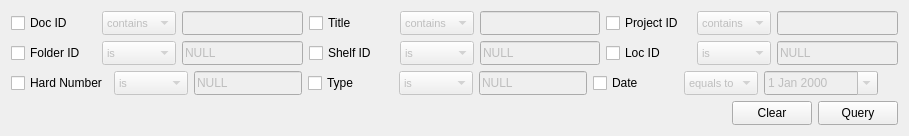
       <widget class="QWidget" name="pageDocument">
        <layout class="QVBoxLayout" name="verticalLayout_5">
         <item>
          <layout class="QVBoxLayout" name="verticalLayout">
           <item>
            <layout class="QHBoxLayout" name="horizontalLayout_3">
             <item>
              <layout class="QHBoxLayout" name="horizontalLayout_2">
               <item>
                <widget class="QCheckBox" name="checkBox0doc_id">
                 <property name="minimumSize">
                  <size>
                   <width>85</width>
                   <height>0</height>
                  </size>
                 </property>
                 <property name="text">
                  <string>Doc ID</string>
                 </property>
                </widget>
               </item>
               <item>
                <widget class="QComboBox" name="comboBox0doc_id">
                 <property name="enabled">
                  <bool>false</bool>
                 </property>
                 <property name="minimumSize">
                  <size>
                   <width>0</width>
                   <height>24</height>
                  </size>
                 </property>
                 <property name="font">
                  <font>
                   <pointsize>8</pointsize>
                  </font>
                 </property>
                 <property name="editable">
                  <bool>false</bool>
                 </property>
                 <item>
                  <property name="text">
                   <string>contains</string>
                  </property>
                 </item>
                 <item>
                  <property name="text">
                   <string>equals to</string>
                  </property>
                 </item>
                </widget>
               </item>
               <item>
                <widget class="QLineEdit" name="lineEdit0doc_id">
                 <property name="enabled">
                  <bool>false</bool>
                 </property>
                 <property name="minimumSize">
                  <size>
                   <width>0</width>
                   <height>24</height>
                  </size>
                 </property>
                 <property name="font">
                  <font>
                   <pointsize>9</pointsize>
                  </font>
                 </property>
                </widget>
               </item>
              </layout>
             </item>
             <item>
              <layout class="QHBoxLayout" name="horizontalLayout_5">
               <item>
                <widget class="QCheckBox" name="checkBox0doc_title">
                 <property name="minimumSize">
                  <size>
                   <width>85</width>
                   <height>0</height>
                  </size>
                 </property>
                 <property name="text">
                  <string>Title</string>
                 </property>
                </widget>
               </item>
               <item>
                <widget class="QComboBox" name="comboBox0doc_title">
                 <property name="enabled">
                  <bool>false</bool>
                 </property>
                 <property name="minimumSize">
                  <size>
                   <width>0</width>
                   <height>24</height>
                  </size>
                 </property>
                 <property name="font">
                  <font>
                   <pointsize>8</pointsize>
                  </font>
                 </property>
                 <property name="editable">
                  <bool>false</bool>
                 </property>
                 <item>
                  <property name="text">
                   <string>contains</string>
                  </property>
                 </item>
                 <item>
                  <property name="text">
                   <string>is</string>
                  </property>
                 </item>
                 <item>
                  <property name="text">
                   <string>equals to</string>
                  </property>
                 </item>
                </widget>
               </item>
               <item>
                <widget class="QLineEdit" name="lineEdit0doc_title">
                 <property name="enabled">
                  <bool>false</bool>
                 </property>
                 <property name="minimumSize">
                  <size>
                   <width>0</width>
                   <height>24</height>
                  </size>
                 </property>
                 <property name="font">
                  <font>
                   <pointsize>9</pointsize>
                  </font>
                 </property>
                </widget>
               </item>
              </layout>
             </item>
             <item>
              <layout class="QHBoxLayout" name="horizontalLayout_6">
               <item>
                <widget class="QCheckBox" name="checkBox0doc_proj_id">
                 <property name="minimumSize">
                  <size>
                   <width>85</width>
                   <height>0</height>
                  </size>
                 </property>
                 <property name="text">
                  <string>Project ID</string>
                 </property>
                </widget>
               </item>
               <item>
                <widget class="QComboBox" name="comboBox0doc_proj_id">
                 <property name="enabled">
                  <bool>false</bool>
                 </property>
                 <property name="minimumSize">
                  <size>
                   <width>0</width>
                   <height>24</height>
                  </size>
                 </property>
                 <property name="font">
                  <font>
                   <pointsize>8</pointsize>
                  </font>
                 </property>
                 <property name="editable">
                  <bool>false</bool>
                 </property>
                 <item>
                  <property name="text">
                   <string>contains</string>
                  </property>
                 </item>
                 <item>
                  <property name="text">
                   <string>equals to</string>
                  </property>
                 </item>
                </widget>
               </item>
               <item>
                <widget class="QLineEdit" name="lineEdit0doc_proj_id">
                 <property name="enabled">
                  <bool>false</bool>
                 </property>
                 <property name="minimumSize">
                  <size>
                   <width>0</width>
                   <height>24</height>
                  </size>
                 </property>
                 <property name="font">
                  <font>
                   <pointsize>9</pointsize>
                  </font>
                 </property>
                </widget>
               </item>
              </layout>
             </item>
            </layout>
           </item>
           <item>
            <layout class="QHBoxLayout" name="horizontalLayout_4">
             <item>
              <layout class="QHBoxLayout" name="horizontalLayout_7">
               <item>
                <widget class="QCheckBox" name="checkBox0doc_folder_id">
                 <property name="minimumSize">
                  <size>
                   <width>85</width>
                   <height>0</height>
                  </size>
                 </property>
                 <property name="text">
                  <string>Folder ID</string>
                 </property>
                </widget>
               </item>
               <item>
                <widget class="QComboBox" name="comboBox0doc_folder_id">
                 <property name="enabled">
                  <bool>false</bool>
                 </property>
                 <property name="minimumSize">
                  <size>
                   <width>0</width>
                   <height>24</height>
                  </size>
                 </property>
                 <property name="font">
                  <font>
                   <pointsize>8</pointsize>
                  </font>
                 </property>
                 <property name="editable">
                  <bool>false</bool>
                 </property>
                 <item>
                  <property name="text">
                   <string>is</string>
                  </property>
                 </item>
                 <item>
                  <property name="text">
                   <string>contains</string>
                  </property>
                 </item>
                 <item>
                  <property name="text">
                   <string>equals to</string>
                  </property>
                 </item>
                </widget>
               </item>
               <item>
                <widget class="QLineEdit" name="lineEdit0doc_folder_id">
                 <property name="enabled">
                  <bool>false</bool>
                 </property>
                 <property name="minimumSize">
                  <size>
                   <width>0</width>
                   <height>24</height>
                  </size>
                 </property>
                 <property name="font">
                  <font>
                   <pointsize>9</pointsize>
                  </font>
                 </property>
                 <property name="text">
                  <string>NULL</string>
                 </property>
                </widget>
               </item>
              </layout>
             </item>
             <item>
              <layout class="QHBoxLayout" name="horizontalLayout_8">
               <item>
                <widget class="QCheckBox" name="checkBox0doc_shelf_id">
                 <property name="minimumSize">
                  <size>
                   <width>85</width>
                   <height>0</height>
                  </size>
                 </property>
                 <property name="text">
                  <string>Shelf ID</string>
                 </property>
                </widget>
               </item>
               <item>
                <widget class="QComboBox" name="comboBox0doc_shelf_id">
                 <property name="enabled">
                  <bool>false</bool>
                 </property>
                 <property name="minimumSize">
                  <size>
                   <width>0</width>
                   <height>24</height>
                  </size>
                 </property>
                 <property name="font">
                  <font>
                   <pointsize>8</pointsize>
                  </font>
                 </property>
                 <property name="editable">
                  <bool>false</bool>
                 </property>
                 <item>
                  <property name="text">
                   <string>is</string>
                  </property>
                 </item>
                 <item>
                  <property name="text">
                   <string>contains</string>
                  </property>
                 </item>
                 <item>
                  <property name="text">
                   <string>equals to</string>
                  </property>
                 </item>
                </widget>
               </item>
               <item>
                <widget class="QLineEdit" name="lineEdit0doc_shelf_id">
                 <property name="enabled">
                  <bool>false</bool>
                 </property>
                 <property name="minimumSize">
                  <size>
                   <width>0</width>
                   <height>24</height>
                  </size>
                 </property>
                 <property name="font">
                  <font>
                   <pointsize>9</pointsize>
                  </font>
                 </property>
                 <property name="text">
                  <string>NULL</string>
                 </property>
                </widget>
               </item>
              </layout>
             </item>
             <item>
              <layout class="QHBoxLayout" name="horizontalLayout_9">
               <item>
                <widget class="QCheckBox" name="checkBox0doc_loc_id">
                 <property name="minimumSize">
                  <size>
                   <width>85</width>
                   <height>0</height>
                  </size>
                 </property>
                 <property name="text">
                  <string>Loc ID</string>
                 </property>
                </widget>
               </item>
               <item>
                <widget class="QComboBox" name="comboBox0doc_loc_id">
                 <property name="enabled">
                  <bool>false</bool>
                 </property>
                 <property name="minimumSize">
                  <size>
                   <width>0</width>
                   <height>24</height>
                  </size>
                 </property>
                 <property name="font">
                  <font>
                   <pointsize>8</pointsize>
                  </font>
                 </property>
                 <property name="editable">
                  <bool>false</bool>
                 </property>
                 <item>
                  <property name="text">
                   <string>is</string>
                  </property>
                 </item>
                 <item>
                  <property name="text">
                   <string>contains</string>
                  </property>
                 </item>
                 <item>
                  <property name="text">
                   <string>equals to</string>
                  </property>
                 </item>
                </widget>
               </item>
               <item>
                <widget class="QLineEdit" name="lineEdit0doc_loc_id">
                 <property name="enabled">
                  <bool>false</bool>
                 </property>
                 <property name="minimumSize">
                  <size>
                   <width>0</width>
                   <height>24</height>
                  </size>
                 </property>
                 <property name="font">
                  <font>
                   <pointsize>9</pointsize>
                  </font>
                 </property>
                 <property name="text">
                  <string>NULL</string>
                 </property>
                </widget>
               </item>
              </layout>
             </item>
            </layout>
           </item>
           <item>
            <layout class="QHBoxLayout" name="horizontalLayout_10">
             <item>
              <layout class="QHBoxLayout" name="horizontalLayout_11">
               <item>
                <widget class="QCheckBox" name="checkBox0doc_hardnumber">
                 <property name="minimumSize">
                  <size>
                   <width>85</width>
                   <height>0</height>
                  </size>
                 </property>
                 <property name="text">
                  <string>Hard Number</string>
                 </property>
                </widget>
               </item>
               <item>
                <widget class="QComboBox" name="comboBox0doc_hardnumber">
                 <property name="enabled">
                  <bool>false</bool>
                 </property>
                 <property name="minimumSize">
                  <size>
                   <width>0</width>
                   <height>24</height>
                  </size>
                 </property>
                 <property name="font">
                  <font>
                   <pointsize>8</pointsize>
                  </font>
                 </property>
                 <property name="editable">
                  <bool>false</bool>
                 </property>
                 <item>
                  <property name="text">
                   <string>is</string>
                  </property>
                 </item>
                 <item>
                  <property name="text">
                   <string>contains</string>
                  </property>
                 </item>
                 <item>
                  <property name="text">
                   <string>equals to</string>
                  </property>
                 </item>
                </widget>
               </item>
               <item>
                <widget class="QLineEdit" name="lineEdit0doc_hardnumber">
                 <property name="enabled">
                  <bool>false</bool>
                 </property>
                 <property name="minimumSize">
                  <size>
                   <width>0</width>
                   <height>24</height>
                  </size>
                 </property>
                 <property name="font">
                  <font>
                   <pointsize>9</pointsize>
                  </font>
                 </property>
                 <property name="text">
                  <string>NULL</string>
                 </property>
                </widget>
               </item>
              </layout>
             </item>
             <item>
              <layout class="QHBoxLayout" name="horizontalLayout_12">
               <item>
                <widget class="QCheckBox" name="checkBox0doc_type">
                 <property name="minimumSize">
                  <size>
                   <width>85</width>
                   <height>0</height>
                  </size>
                 </property>
                 <property name="text">
                  <string>Type</string>
                 </property>
                </widget>
               </item>
               <item>
                <widget class="QComboBox" name="comboBox0doc_type">
                 <property name="enabled">
                  <bool>false</bool>
                 </property>
                 <property name="minimumSize">
                  <size>
                   <width>0</width>
                   <height>24</height>
                  </size>
                 </property>
                 <property name="font">
                  <font>
                   <pointsize>8</pointsize>
                  </font>
                 </property>
                 <property name="editable">
                  <bool>false</bool>
                 </property>
                 <item>
                  <property name="text">
                   <string>is</string>
                  </property>
                 </item>
                 <item>
                  <property name="text">
                   <string>contains</string>
                  </property>
                 </item>
                 <item>
                  <property name="text">
                   <string>equals to</string>
                  </property>
                 </item>
                </widget>
               </item>
               <item>
                <widget class="QLineEdit" name="lineEdit0doc_type">
                 <property name="enabled">
                  <bool>false</bool>
                 </property>
                 <property name="minimumSize">
                  <size>
                   <width>0</width>
                   <height>24</height>
                  </size>
                 </property>
                 <property name="font">
                  <font>
                   <pointsize>9</pointsize>
                  </font>
                 </property>
                 <property name="text">
                  <string>NULL</string>
                 </property>
                </widget>
               </item>
              </layout>
             </item>
             <item>
              <layout class="QHBoxLayout" name="horizontalLayout_13">
               <item>
                <widget class="QCheckBox" name="checkBox0doc_date">
                 <property name="minimumSize">
                  <size>
                   <width>85</width>
                   <height>0</height>
                  </size>
                 </property>
                 <property name="text">
                  <string>Date</string>
                 </property>
                </widget>
               </item>
               <item>
                <widget class="QComboBox" name="comboBox0doc_date">
                 <property name="enabled">
                  <bool>false</bool>
                 </property>
                 <property name="minimumSize">
                  <size>
                   <width>0</width>
                   <height>24</height>
                  </size>
                 </property>
                 <property name="font">
                  <font>
                   <pointsize>8</pointsize>
                  </font>
                 </property>
                 <property name="editable">
                  <bool>false</bool>
                 </property>
                 <item>
                  <property name="text">
                   <string>equals to</string>
                  </property>
                 </item>
                 <item>
                  <property name="text">
                   <string>&gt;=</string>
                  </property>
                 </item>
                 <item>
                  <property name="text">
                   <string>&gt;</string>
                  </property>
                 </item>
                 <item>
                  <property name="text">
                   <string>&lt;</string>
                  </property>
                 </item>
                 <item>
                  <property name="text">
                   <string>&lt;=</string>
                  </property>
                 </item>
                </widget>
               </item>
               <item>
                <widget class="QDateEdit" name="dateEdit0doc_date">
                 <property name="enabled">
                  <bool>false</bool>
                 </property>
                 <property name="sizePolicy">
                  <sizepolicy hsizetype="Preferred" vsizetype="Fixed">
                   <horstretch>0</horstretch>
                   <verstretch>0</verstretch>
                  </sizepolicy>
                 </property>
                 <property name="minimumSize">
                  <size>
                   <width>114</width>
                   <height>24</height>
                  </size>
                 </property>
                 <property name="font">
                  <font>
                   <pointsize>9</pointsize>
                  </font>
                 </property>
                 <property name="calendarPopup">
                  <bool>true</bool>
                 </property>
                </widget>
               </item>
               <item>
                <spacer name="horizontalSpacer_5">
                 <property name="orientation">
                  <enum>Qt::Horizontal</enum>
                 </property>
                 <property name="sizeHint" stdset="0">
                  <size>
                   <width>20</width>
                   <height>20</height>
                  </size>
                 </property>
                </spacer>
               </item>
              </layout>
             </item>
            </layout>
           </item>
           <item>
            <layout class="QHBoxLayout" name="horizontalLayout_14">
             <item>
              <spacer name="horizontalSpacer">
               <property name="orientation">
                <enum>Qt::Horizontal</enum>
               </property>
               <property name="sizeHint" stdset="0">
                <size>
                 <width>40</width>
                 <height>20</height>
                </size>
               </property>
              </spacer>
             </item>
             <item>
              <widget class="QPushButton" name="pushButtonClearDocument">
               <property name="minimumSize">
                <size>
                 <width>0</width>
                 <height>24</height>
                </size>
               </property>
               <property name="text">
                <string>Clear</string>
               </property>
              </widget>
             </item>
             <item>
              <widget class="QPushButton" name="pushButtonQueryDocument">
               <property name="minimumSize">
                <size>
                 <width>0</width>
                 <height>24</height>
                </size>
               </property>
               <property name="text">
                <string>Query</string>
               </property>
              </widget>
             </item>
            </layout>
           </item>
          </layout>
         </item>
        </layout>
       </widget>
